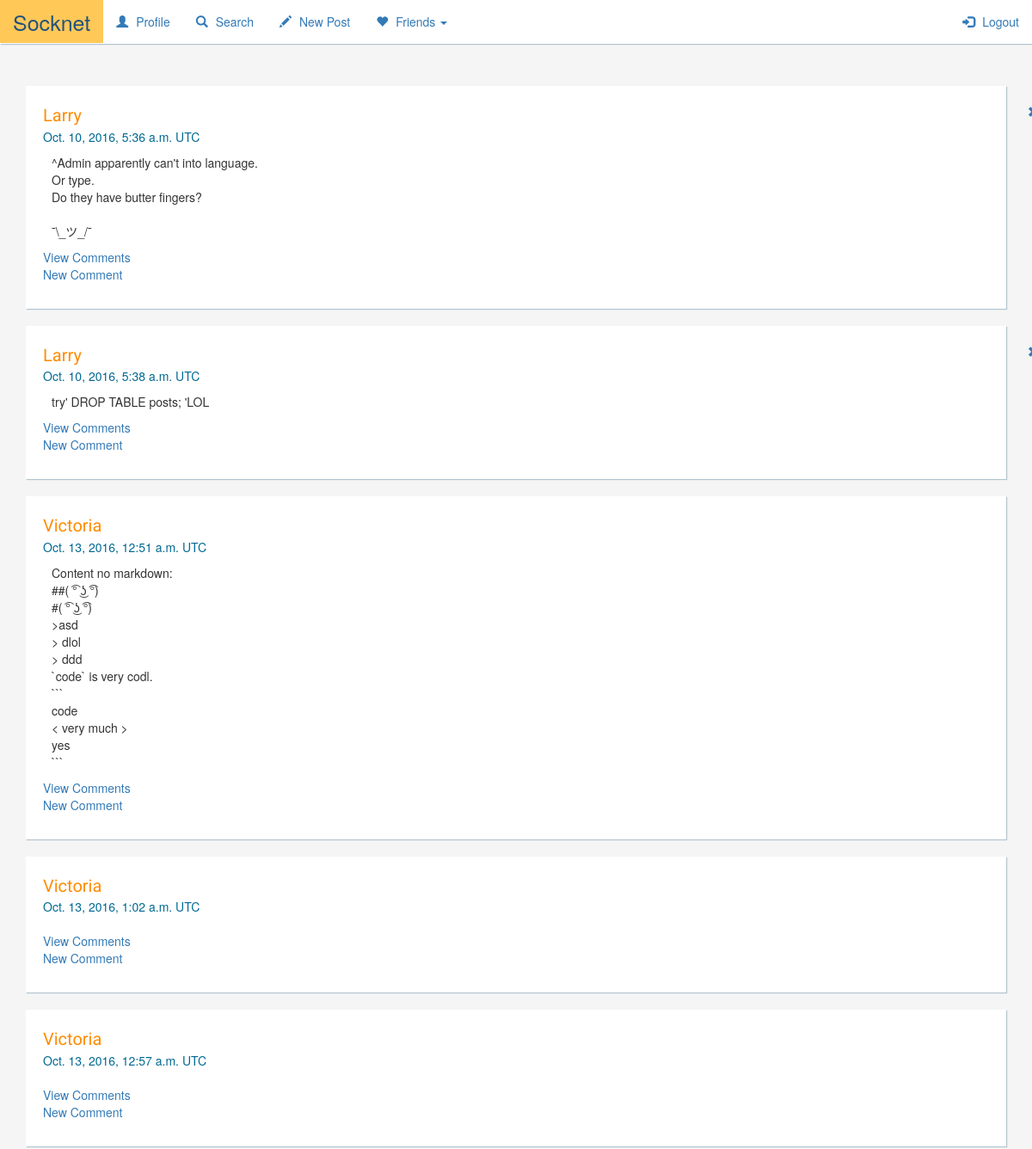
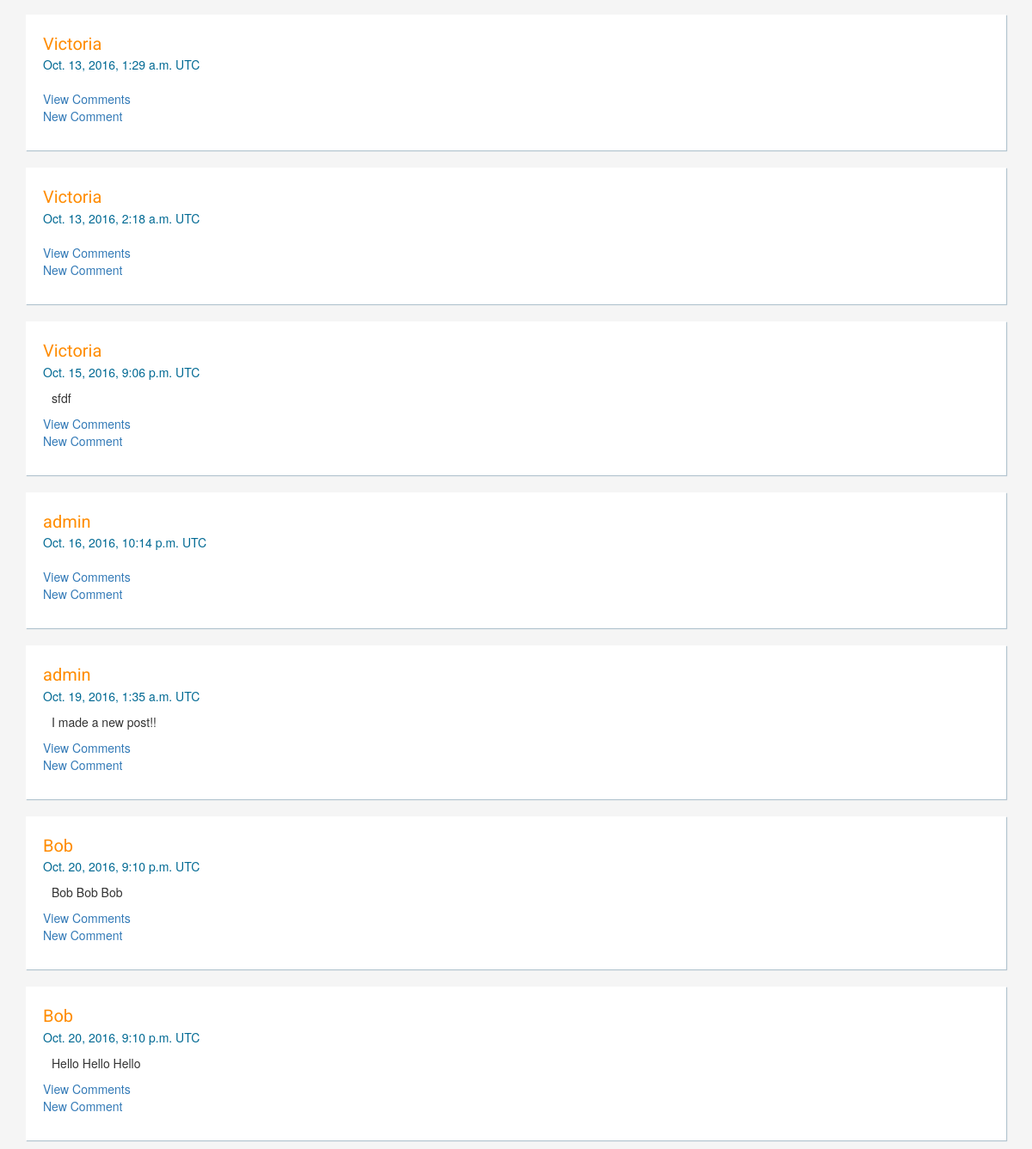
The page / (signed in) on the database as committed earlier (2 pictures, top to bottom).
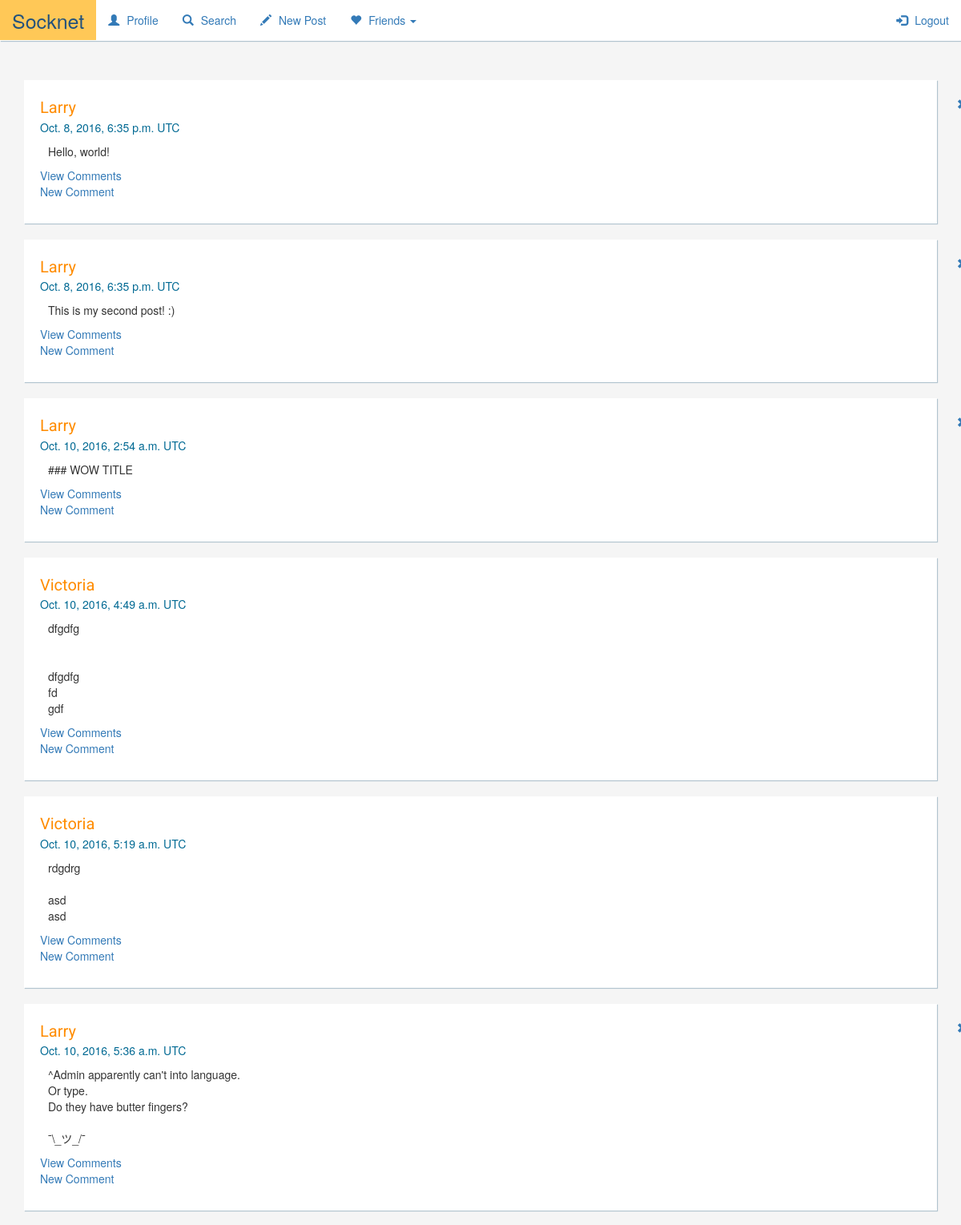
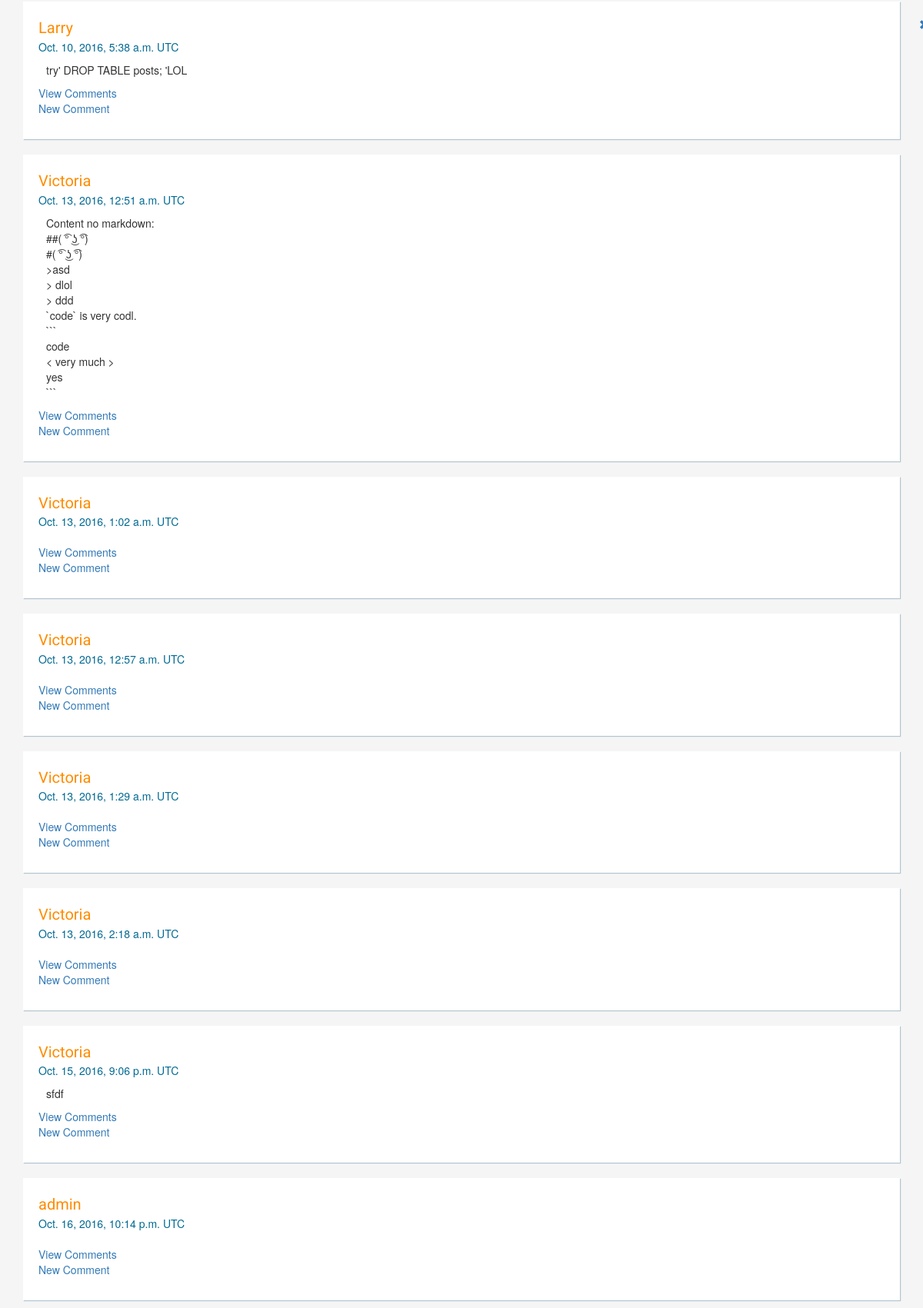
The same page on the database as committed later (2 pictures, top to bottom).
### socknet/models.py (models this page shows, shortened)
class Post(models.Model):
    author = models.ForeignKey(Author, related_name="author")
    content = models.TextField(max_length=512)
    created_on = models.DateTimeField(auto_now=True)
    markdown = models.BooleanField()
    def view_content(self):
        return HTMLsafe.get_converted_content(self.markdown, self.content)

class Author(models.Model):
    user = models.OneToOneField(User)
    uuid = models.UUIDField(default=uuid.uuid4, editable=False)
    friends = models.ManyToManyField("self", related_name="my_friends", blank=True)
    who_im_following = models.ManyToManyField("self", related_name="my_followers", symmetrical=False, blank=True)
    ignored = models.ManyToManyField("self", related_name="ignored_by", symmetrical=False, blank=True)
    def get_pending_friend_requests(self):
        pending = self.my_followers.all()
        pending = pending.exclude(pk__in=self.ignored.all()) # ignored requests we have declined
        pending = pending.exclude(pk__in=self.friends.all()) # ignored people we are already friends with
        return pending

### socknet/views.py (the view)
# urls.py: url(r'^$', views.ListPosts.as_view(), name='list_posts'),
class ListPosts(LoginRequiredMixin, generic.ListView):
    model = Post
    template_name = 'socknet/list_posts.html'
    login_url = '/login/' # For login mixin
    def get_context_data(self, **kwargs):
        context = super(ListPosts, self).get_context_data(**kwargs)
        context['posts_list'] = Post.objects.order_by('-created_on')
        return context

### socknet/utils.py (called while the page is built, shortened)
    @staticmethod
    def _unescape_markdown(text):
        tmp = text
        parser = HTMLParser.HTMLParser()
        tmp = tmp.split('<')
        starts = 0
        ends = 0
        code_tag_contents = []
        return '<'.join(code_tag_contents)

    @staticmethod
    def get_converted_content(markdown, text):
        safe_text = html.conditional_escape(text)
        if markdown:
            mark = safe_text.replace('&gt;', '>')
            mark = CommonMark.commonmark(mark)
            markdowned = HTMLsafe._unescape_markdown(mark)
            return markdowned.replace('\n', '<br/>')
        return safe_text.replace('\n', '<br/>')

### socknet/templates/socknet/list_posts.html
{% extends "base.html" %}
{% block content %}
    <ol class="feed">
        {% for post in object_list %}
        <li class="post">
            <div class="first-line">
                <div>
                    <a class="author-label" href="{% url 'profile' authorUUID=post.author.uuid %}">{{ post.author.user.username }}</a>
                </div>
                {% if post.author.uuid == user.author.uuid %}
                    <a class="delete" href="{% url 'author_check_delete' pk=post.pk %}">
                        <span class="glyphicon glyphicon-remove"></span>
                    </a>
                {% endif %}
            </div>
            <div class="author-date">
                {{ post.created_on }} UTC
            </div>
            <article class="content">
                {{post.view_content|safe}}
            </article>
            <p>
              <a href="{% url 'list_comments' post_pk=post.pk %}">View Comments</a><br/>
              <a href="{% url 'create_comment' post_pk=post.pk %}">New Comment</a>
            </p>
        </li>
        {% endfor %}
    </ol>
{% endblock %}

### socknet/templates/base.html (shortened to what this page needs)
{% load staticfiles %}
<!DOCTYPE html>
<html lang="en">
<head>
    {% load staticfiles %}
    <link rel="stylesheet" href="https://maxcdn.bootstrapcdn.com/bootstrap/3.3.7/css/bootstrap.min.css">
    <link rel="stylesheet" href="{% static 'css/base.css' %}"/>
</head>
<body>
    <nav class="navbar-colored navbar navbar-fixed-top">
        <div class="container-fluid">
            <div class="navbar-header">
                <a class="navbar-brand" href="{% url 'list_posts' %}">Socknet</a>
            </div>
            <div class="navbar-collapse collapse">
                <ul class="nav navbar-nav">
                    <li>
                        <a href="{% url 'profile' authorUUID=user.author.uuid %}">
                            <div class="glyphicon glyphicon-user navbar-icon"></div>
                            Profile
                        </a>
                    </li>
                    <li>
                        <a href="#">
                            <div class="glyphicon glyphicon-search navbar-icon"></div>
                            Search
                        </a>
                    </li>
                    <li>
                        <a href="{% url 'create_post' %}">
                            <div class="glyphicon glyphicon-pencil navbar-icon"></div>
                            New Post
                        </a>
                    </li>
                    <li class="dropdown">
                        <a href="#" class="dropdown-toggle" data-toggle="dropdown" role="button" aria-haspopup="true" aria-expanded="false">
                            <div class="glyphicon glyphicon-heart navbar-icon">
                            </div>
                            Friends
                            <span class="caret"></span>
                        </a>
                    </ul>
                    <ul class="nav navbar-nav navbar-right">
                        <li><a href="{% url 'logged_out' %}"><span class="glyphicon glyphicon-log-in navbar-icon"></span> Logout</a></li>
                    </ul>
                </div>
            </div>
        </nav>
        <div id="workspace" class="container">
            {% block content %}{% endblock %}
        </div>
    </body>
    </html>

### static/css/base.css (style rules this page uses)
html { -webkit-text-size-adjust: 100%; -ms-text-size-adjust: 100%; }
body { background-color: #F5F5F5; }
#workspace { padding-top: 80px; }
.feed { list-style-type: none; padding: 0; }
li.post { padding: 20px; background:#FFFFFF; margin-top:20px; -webkit-box-shadow: 1px 1px 1px 0px rgba(178,196,207,1); -moz-box-shadow: 1px 1px 1px 0px rgba(178,196,207,1); box-shadow: 1px 1px 1px 0px rgba(178,196,207,1); }
.first-line { display: inline-flex; justify-content: space-between; width: 100%; }
a.delete { display:inline-block; text-align: right; }
.author-label { font-family: 'Roboto', sans-serif; font-size: 20px; color: #FF8C00; }
.author-date { color: #006993; }
article.content { padding: 10px; }
.navbar-colored { background-color: #FFFFFF; -webkit-box-shadow: 1px 1px 1px 0px rgba(178,196,207,1); -moz-box-shadow: 1px 1px 1px 0px rgba(178,196,207,1); box-shadow: 1px 1px 1px 0px rgba(178,196,207,1); }
.navbar-brand { background-color: #FFC857; font-size: 25px; color: black; }
.navbar-icon { margin-right: 5px; }
a.delete { display:inline-block; text-align: right; margin-left: 100%; }

Rows that differ between the two databases and show on the page:
removed Post: author.user.username "admin", created_on "Oct. 19, 2016, 1:35 a.m.", view_content "I made a new post!!"
removed Post: author.user.username "Bob", created_on "Oct. 20, 2016, 9:10 p.m.", view_content "Bob Bob Bob"
removed Post: author.user.username "Bob", created_on "Oct. 20, 2016, 9:10 p.m.", view_content "Hello Hello Hello"
added Post: author.user.username "Larry", created_on "Oct. 8, 2016, 6:35 p.m.", view_content "Hello, world!"
added Post: author.user.username "Larry", created_on "Oct. 8, 2016, 6:35 p.m.", view_content "This is my second post! :)"
added Post: author.user.username "Larry", created_on "Oct. 10, 2016, 2:54 a.m.", view_content "### WOW TITLE"
added Post: author.user.username "Victoria", created_on "Oct. 10, 2016, 4:49 a.m.", view_content "dfgdfg dfgdfg fd gdf"
added Post: author.user.username "Victoria", created_on "Oct. 10, 2016, 5:19 a.m.", view_content "rdgdrg asd asd"
